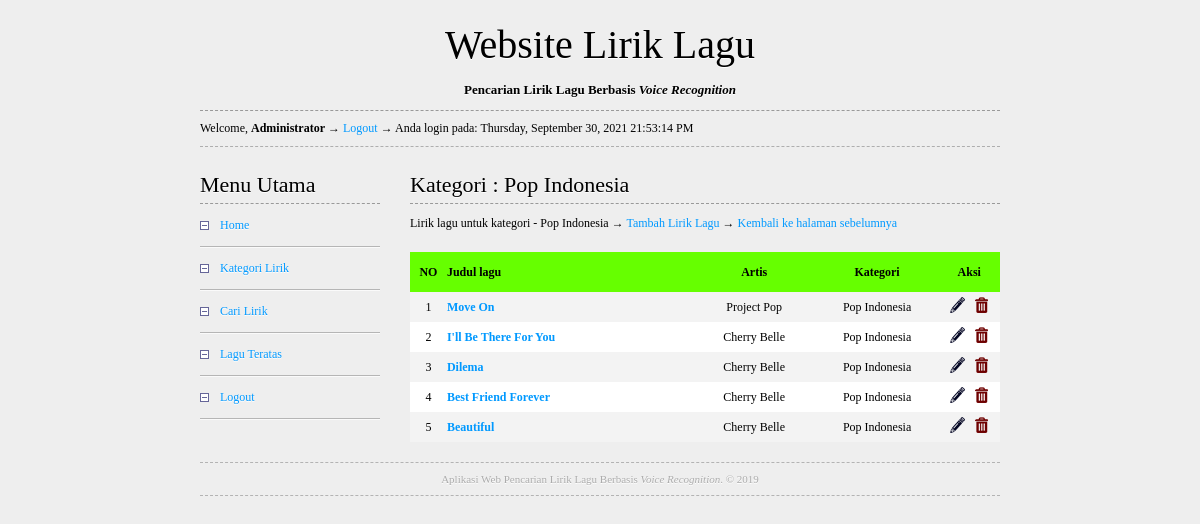
/?module=kategori&kid=1 (signed in), run on the app's committed database.
### tables this page shows
CREATE TABLE IF NOT EXISTS `user` (
  `uid` int(11) NOT NULL AUTO_INCREMENT,
  `fullname` varchar(40) NOT NULL,
  `username` varchar(30) NOT NULL,
  `password` varchar(32) NOT NULL,
  PRIMARY KEY (`uid`)
);

CREATE TABLE IF NOT EXISTS `kategori` (
  `kid` int(11) NOT NULL AUTO_INCREMENT,
  `kategori` varchar(30) NOT NULL,
  PRIMARY KEY (`kid`)
);

CREATE TABLE IF NOT EXISTS `lirik` (
  `lid` int(11) NOT NULL AUTO_INCREMENT,
  `kid` int(11) NOT NULL,
  `artis` varchar(50) NOT NULL,
  `judul` varchar(100) NOT NULL,
  `lirik` text NOT NULL,
  `dibuat` int(11) NOT NULL,
  `diubah` int(11) NOT NULL,
  `dilihat` int(11) NOT NULL,
  PRIMARY KEY (`lid`)
);

### control.php (called while the page is built, shortened)
<?php
$module = isset( $_GET['module'] ) ? $_GET['module'] : '';
?>

### index.php (the view, shortened to what this page needs)
<?php
$uid = isset( $_SESSION['uid'] ) ? $_SESSION['uid'] : '';
include "control.php";
?>
<!DOCTYPE html PUBLIC "-//W3C//DTD XHTML 1.0 Transitional//EN" "http://www.w3.org/TR/xhtml1/DTD/xhtml1-transitional.dtd">
<html xmlns="http://www.w3.org/1999/xhtml">
<head>
<link rel="stylesheet" type="text/css" href="style.css" />
</head>
<body>
<?php
if( $uid ) {
	$user = mysql_fetch_array( mysql_query( "SELECT * FROM user WHERE uid='{$uid}'" ) );
	echo "<div class=\"wrap\">\n";
	echo "	<div class=\"wrap-title\">".WEB."</div>\n";
	echo "	<div class=\"wrap-slogan\">Pencarian Lirik Lagu Berbasis <i>Voice Recognition</i></div>\n";
	echo "	<div class=\"welcome\">Welcome, <b>{$user['fullname']}</b> &rarr; <a href=\"".URL."/?module=logout\">Logout</a> &rarr; Anda login pada: ".date( "l, F d, Y H:i:s A" )."</div>\n";
	echo "	<div class=\"page\">\n";
	echo "		<div class=\"left\">\n";
	echo "			<div class=\"box\">\n";
	echo "				<h1>Menu Utama</h1>\n";
	echo "				<ul>\n";
	echo "					<li><a href=\"".URL."/\">Home</a></li>\n";
	echo "					<li><a href=\"".URL."/?module=kategori\">Kategori Lirik</a></li>\n";
	echo "					<li><a href=\"".URL."/?module=cari-lirik\">Cari Lirik</a></li>\n";
	echo "					<li><a href=\"".URL."/?module=paling-top\">Lagu Teratas</a></li>\n";
	echo "					<li><a href=\"".URL."/?module=logout\">Logout</a></li>\n";
	echo "				</ul>\n";
	echo "			</div>\n";
	echo "		</div>\n";
	echo "		<div class=\"right\">\n";
	if( $module == 'kategori' ) {
		$kid = isset( $_GET['kid'] ) ? $_GET['kid'] : '';
		if( $kid ) {
			$detail_kategori = mysql_fetch_array( mysql_query( "SELECT * FROM kategori WHERE kid='{$kid}'" ) );
			$lirik = mysql_query( "SELECT * FROM lirik WHERE kid='{$kid}'" );
			echo "		<div class=\"box\">\n";
			echo "			<h1>Kategori : {$detail_kategori['kategori']}</h1>\n";
			echo "			<p>Lirik lagu untuk kategori - {$detail_kategori['kategori']}";
			if(isset($_SESSION)) { if($user['fullname']=='Administrator'){ echo " &rarr; <a href=\"".URL."/?module=tambah-lirik&kid=$kid\">Tambah Lirik Lagu</a>"; };};
			echo " &rarr; <a href=\"javascript:history.back();\">Kembali ke halaman sebelumnya</a></p>\n";
			echo "			<table border=\"0\">\n";
			echo "			<tr class=\"head\">\n";
			echo "				<td width=\"30\" align=\"center\">NO</td>\n";
			echo "				<td width=\"200\">Judul lagu</td>\n";
			echo "				<td width=\"100\" align=\"center\">Artis</td>\n";
			echo "				<td width=\"100\" align=\"center\">Kategori</td>\n";
			if(isset($_SESSION)) { if($user['fullname']=='Administrator'){ echo "				<td width=\"50\" align=\"center\">Aksi</td>\n"; }; };
			echo "			</tr>\n";
			if( mysql_num_rows( $lirik ) == 0 ) {
				echo "		<tr class=\"no-data\"><td colspan=\"5\">Maaf, belum ada data kategori lirik lagu untuk saat ini</td></tr>\n";
			} else {
				$no = 1;
				while( $data_lirik = mysql_fetch_array( $lirik ) ) {
					echo "	<tr class=\"data\">\n";
					echo "		<td align=\"center\">{$no}</td>\n";
					echo "		<td><b><a href=\"".URL."/?module=lirik&kid={$data_lirik['kid']}&lid={$data_lirik['lid']}\" title=\"Klik untuk melihat detail lirik lagu  - {$data_lirik['judul']} oleh {$data_lirik['artis']}\">{$data_lirik['judul']}</a></b></td>\n";
					echo "		<td align=\"center\">{$data_lirik['artis']}</td>\n";
					echo "		<td align=\"center\">{$detail_kategori['kategori']}</td>\n";
					if(isset($_SESSION)) { if($user['fullname']=='Administrator'){ echo "		<td align=\"center\"><a href=\"".URL."/?module=edit-lirik&kid={$data_lirik['kid']}&lid={$data_lirik['lid']}\" title=\"Edit lirik - {$data_lirik['judul']}\"><img src=\"".URL."/b_edit.png\"></a> &nbsp; <a href=\"".URL."/?module=delete-lirik&kid={$data_lirik['kid']}&lid={$data_lirik['lid']}\" onclick=\"return konfirmasi('".$data_lirik['lid']."')\" title=\"Hapus lirik - {$data_lirik['judul']}\"><img src=\"".URL."/b_drop.png\"></a></td>\n"; };};
					echo "	</tr>\n";
					$no++;
				}
			}
			echo "			</table>\n";
			echo "		</div>\n";
		}
		echo "		</div>\n";
	}
	echo "		</div>\n";
	echo "	<div class=\"footer\">Aplikasi Web Pencarian Lirik Lagu Berbasis <i>Voice Recognition</i>. &copy; 2019</div>\n";
	echo "</div>\n";
}
?>
</body>
</html>

### style.css (style rules this page uses)
* { margin:0; padding:0; outline:none; }
body { background:#EEEEEE; font-size:12px; font-family:tahoma; }
a { color:#0099FF; text-decoration:none; }
p { line-height:18px; padding:10px 0; }
table { border-collapse:collapse; width:100%; margin:10px 0; }
tr:nth-child(odd) { background:#FFFFFF; }
tr:nth-child(even) { background:#F3F3F3; }
tr.head { height:40px; background:#66FF00; font-weight:bold; }
tr.data { height:30px; }
ol,ul { list-style-type:none; }
.wrap { margin:20px auto; width:800px; padding:0; }
.wrap-title { line-height:50px; font-size:40px; font-weight:normal; font-family:'calibri'; text-align:center; text-shadow:0px 1px 0px #fff; }
.wrap-slogan { line-height:20px; font-size:13px; font-weight:bold; font-family:'calibri'; padding:10px 0; text-align:center; border-bottom:1px dashed #999999; text-shadow:0px 1px 0px #fff; }
.page { margin:20px 0; text-align:justify; }
.left { float:left; width:180px; }
.right { float:right; width:590px; }
.box { margin:0 0 20px 0; }
.box h1 { font-size:22px; font-weight:normal; font-family:'calibri'; padding:5px 0; border-bottom:1px dashed #999999; text-shadow:0px 1px 0px #fff; }
.box ul li { line-height:30px; border-bottom:1px solid #B5B5B5; box-shadow:0px 1px 0px #fafafa; }
.box ul li a { display:block; padding:6px 0 6px 20px; text-shadow:0px 1px 0px #fff; transition:all .25s ease-in-out; background:url('b_minus.png') no-repeat 0% 17px; }
.welcome { padding:10px 0; border-bottom:1px dashed #AEAEAE; }
.footer { padding:10px 0; text-align:center; border-top:1px dashed #B3B3B3; border-bottom:1px dashed #B3B3B3; font-size:11px; color:#ACACAC; text-shadow:0px 1px 0px #fff; }

### data on the page
user: fullname "Administrator"
kategori: kategori "Pop Indonesia"
lirik: judul "Move On", artis "Project Pop", kid.kategori "Pop Indonesia"
lirik: judul "I'll Be There For You", artis "Cherry Belle", kid.kategori "Pop Indonesia"
lirik: judul "Dilema", artis "Cherry Belle", kid.kategori "Pop Indonesia"
lirik: judul "Best Friend Forever", artis "Cherry Belle", kid.kategori "Pop Indonesia"
lirik: judul "Beautiful", artis "Cherry Belle", kid.kategori "Pop Indonesia"

### other printed values
WEB "Website Lirik Lagu"
